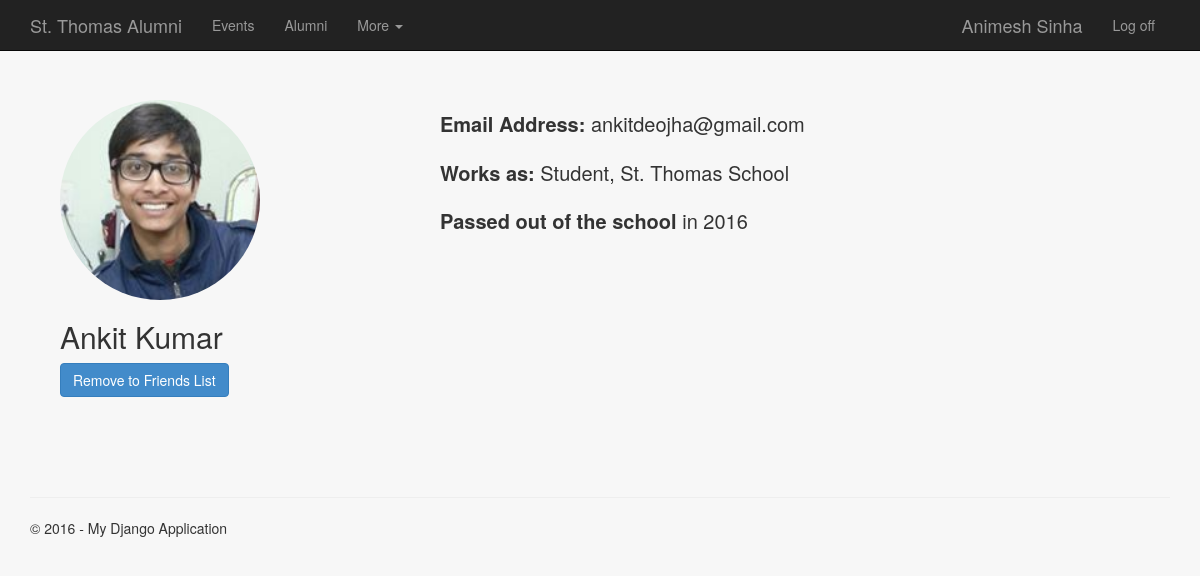
Screenshot of /profile/ankitkumar (signed in) with the database file from the repository.
### app/models.py (models this page shows, shortened)
class Alumnus(models.Model):
    class Meta:
        verbose_name_plural = "Alumni"
    user = models.OneToOneField(User, on_delete=models.CASCADE)
    jobtitle = models.CharField(max_length=50)
    workplace = models.CharField(max_length=100)
    batch = models.IntegerField()
    picture = models.ImageField(upload_to='profile/', default='profile/_defaultavatar.png')

### app/views.py (the view)
# urls.py: url(r'^profile/(?P<username>\w*)/?$', app.views.profile),
def profile(request, username):
    assert isinstance(request, HttpRequest)
    if(username == ""): person = request.user
    else: person = User.objects.get(username=username)
    displaying = Alumnus.objects.get(user=person)
    befriender = Alumnus.objects.get(user = request.user)
    befriendee = Alumnus.objects.get(user = person)
    if(Circle.objects.filter(user=befriender, friend=befriendee).count() != 0): status = 'Friends'
    elif(request.user == person): status = 'Self'
    else: status = 'Unconnected'
    return render(
        request,
        'app/profile.html',
        {
            'title':'Alumni List',
            'data':displaying,
            'friends':Circle.objects.filter(user=displaying).only('friend'),
            'year':datetime.now().year,
            'status':status,
        }
    )

### app/templates/app/profile.html (shortened to what this page needs)
{% extends "app/layout.html" %}
{% block content %}
{% load staticfiles %}
<div style="padding: 30px;">
    <div class="row">
        <div class="col-md-4">
            <img src="{{ data.picture.url }}" height="200" width="200" class="img-circle" />
            <h2>{{ data.user.first_name }} {{ data.user.last_name }}</h2>
            {% if status == 'Unconnected' %}
                <a href="/actions/befriend/{{ data.user.username }}" class="btn btn-primary">
                    Add to Friends List
                </a>
            {% elif status == 'Friends' %}
                <a href="/actions/unfriend/{{ data.user.username }}" class="btn btn-primary">
                    Remove to Friends List
                </a>
            {% elif status == 'Self' %}
                <a href="/actions/befriend/{{ data.user.username }}" class="btn btn-primary">
                    Cant do much on your Profile
                </a>
            {% endif %}
        </div>
        <div class="col-md-8">
            <div class="profile-item">
                <strong>Email Address: </strong>{{ data.user.email }}
            </div>
            <div class="profile-item">
                <strong>Works as: </strong>{{ data.jobtitle }}, {{ data.workplace }}
            </div>
            <div class="profile-item">
                <strong>Passed out of the school</strong> in {{ data.batch }}
             </div>
        </div>
    </div>
</div>
{% endblock %}

### app/templates/app/loginpartial.html (shortened to what this page needs)
{% if user.is_authenticated %}
<form id="logoutForm" action="/logout" method="post" class="navbar-right">
    <ul class="nav navbar-nav navbar-right">
        <li><span class="navbar-brand">{{ user.first_name }} {{ user.last_name }}</span></li>
        <li><a href="javascript:document.getElementById('logoutForm').submit()">Log off</a></li>
    </ul>
</form>
{% else %}
<ul class="nav navbar-nav navbar-right">
    <li><a href="{% url 'login' %}">Log in</a></li>
</ul>
{% endif %}

### app/static/app/content/site.css (style rules this page uses)
div.navbar form { margin-bottom: 0; }
div.profile-item { padding: 10px; font-size: 20px; }

### rows the page displays
Alumnus: picture (picture), user.first_name "Ankit", user.last_name "Kumar", user.email "ankitdeojha@gmail.com", jobtitle "Student", workplace "St. Thomas School", batch "2016"

### other values shown
{{ user.first_name }} "Animesh"
{{ user.last_name }} "Sinha"
